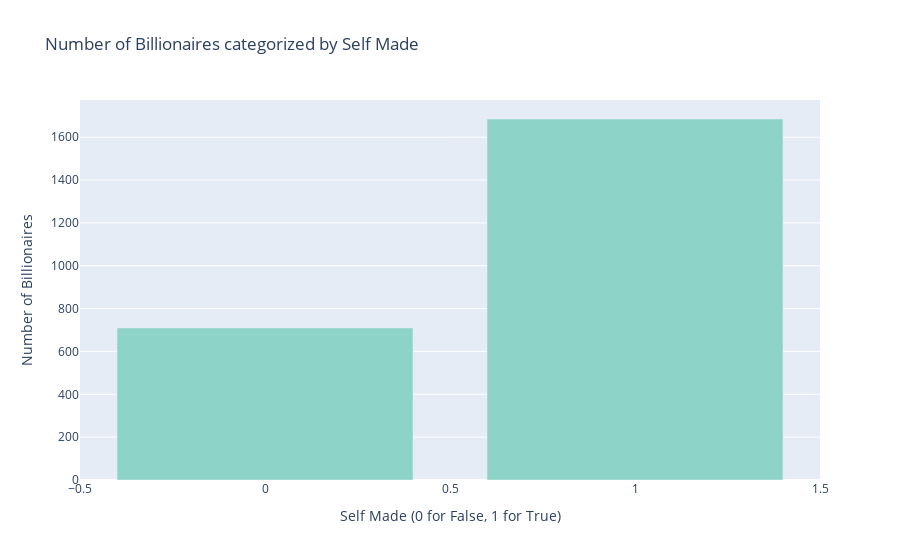

Source (notebook cell):
### Code cell
# plot 1 - number of Billionaired categorized by selfMade
top_selfmade = df['selfMade'].value_counts()
fig1 = px.bar(top_selfmade, x=top_selfmade.index, y=top_selfmade.values,
              title="Number of Billionaires categorized by Self Made",
              color_discrete_sequence=px.colors.qualitative.Set3)
fig1.update_xaxes(title="Self Made (0 for False, 1 for True)")
fig1.update_yaxes(title="Number of Billionaires")
fig1.show()

### Figure 1 — Plotly figure (JSON) as saved in the notebook; plotly's stock layout.template omitted (floating-point values rounded to 4 significant figures)
{"data": [{"alignmentgroup": "True", "hovertemplate": "selfMade=%{x}<br>y=%{y}<extra></extra>", "legendgroup": "", "marker": {"color": "rgb(141,211,199)", "pattern": {"shape": ""}}, "name": "", "offsetgroup": "", "orientation": "v", "showlegend": false, "textposition": "auto", "type": "bar", "x": [1, 0], "xaxis": "x", "y": [1685, 710], "yaxis": "y"}], "layout": {"barmode": "relative", "legend": {"tracegroupgap": 0}, "title": {"text": "Number of Billionaires categorized by Self Made"}, "xaxis": {"anchor": "y", "domain": [0, 1], "title": {"text": "Self Made (0 for False, 1 for True)"}}, "yaxis": {"anchor": "x", "domain": [0, 1], "title": {"text": "Number of Billionaires"}}}}
